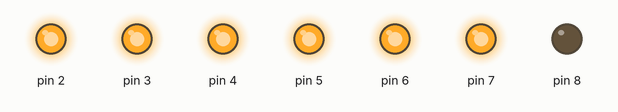
A sketch run on a simulated Arduino Uno, built with avr-gcc and run on an emulated ATmega328P. On the bench: output pins drawn as LEDs (lit = HIGH).

Above: at 0.5 s.
At 1.5 s:
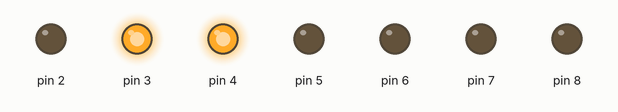
At 2.5 s:
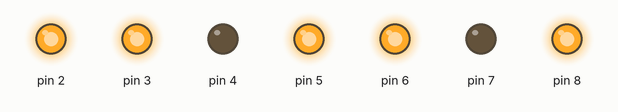
At 5.5 s:
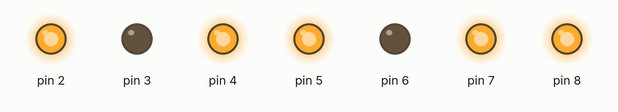
At 7.5 s:
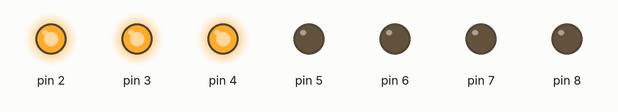
At 10.0 s:
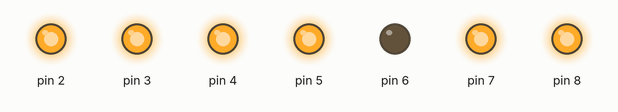
Timing chart, 0 to 14.3 s (numbered marks = the images above):
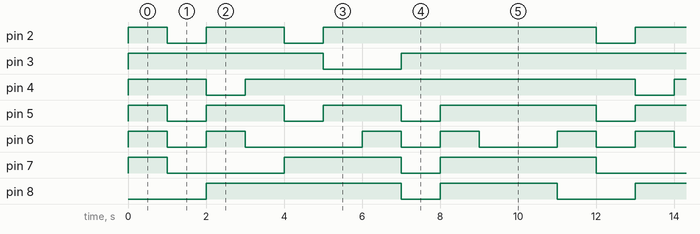

The sketch:

Project_7v2.ino
```cpp
int currentNumber = 0;

int nums[10][7] = {
  {1, 1, 1, 1, 1, 1, 0},
  {0, 1, 1, 0, 0, 0, 0},
  {1, 1, 0, 1, 1, 0, 1},
  {1, 1, 1, 1, 0, 0, 1},
  {0, 1, 1, 0, 0, 1, 1},
  {1, 0, 1, 1, 0, 1, 1},
  {1, 0, 1, 1, 1, 1, 1},
  {1, 1, 1, 0, 0, 0, 0},
  {1, 1, 1, 1, 1, 1, 1},
  {1, 1, 1, 1, 0, 1, 1}
};

void setup() {
  for (int i = 2; i < 9; i++) {
    pinMode(i, OUTPUT);
  }
}

void printNumber(int index) {
  int in = 0;
  for (int i = 2; i < 9; i++) {
    digitalWrite(i, nums[index][in]);
    in += 1;
  }
}

void loop() {
  printNumber(currentNumber);

  if (currentNumber < 10) {
    currentNumber++;
    delay(1000);
  }

  if (currentNumber == 10) {
    currentNumber = 0;
    delay(1000);
  }
}
```

Measured:
- by itself, pin 2: repeats every 11.0 s: LOW 1.0 s, HIGH 2.0 s, LOW 1.0 s, HIGH 7.0 s
- by itself, pin 3: repeats every 11.0 s: LOW 2.0 s, HIGH 9.0 s
- by itself, pin 4: repeats every 11.0 s: LOW 1.0 s, HIGH 10.0 s
- by itself, pin 5: repeats every 11.0 s: 2 × (LOW 1.0 s, HIGH 2.0 s), LOW 1.0 s, HIGH 4.0 s
- by itself, pin 6: repeats every 11.0 s: LOW 1.0 s, HIGH 1.0 s, LOW 3.0 s, HIGH 1.0 s, LOW 1.0 s, HIGH 1.0 s, LOW 2.0 s, HIGH 1.0 s
- by itself, pin 7: repeats every 11.0 s: LOW 3.0 s, HIGH 3.0 s, LOW 1.0 s, HIGH 4.0 s
- by itself, pin 8: repeats every 11.0 s: LOW 1.0 s, HIGH 3.0 s, LOW 2.0 s, HIGH 5.0 s
